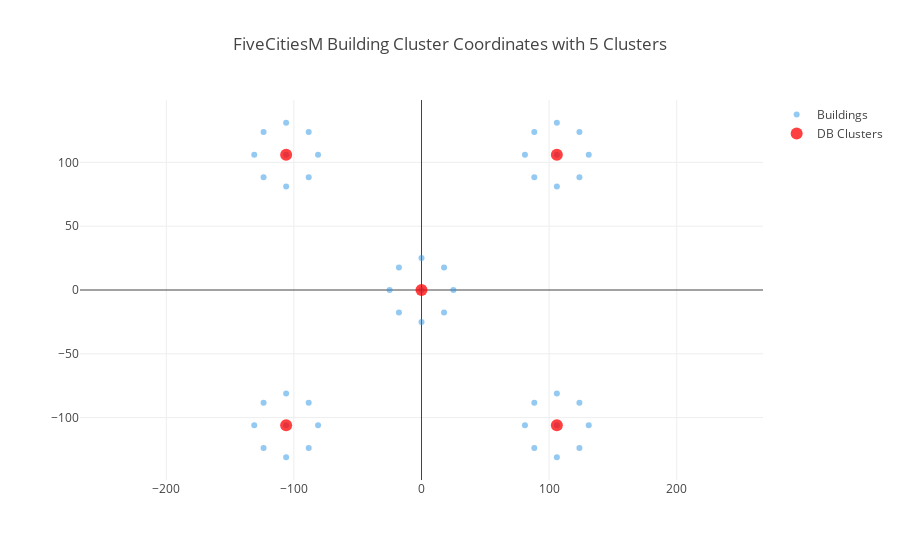

Notebook source saved alongside this figure:
### Markdown cell above
DB Scan

### Code cell
db = DBSCAN(50, 3).fit(buildings.as_matrix())

dbPointsLen = max(db.labels_)
dbNumClusters = dbPointsLen + 1


print("silhouette score: " + str(clusterEval(db.labels_)[0]))
print("calinski score: " + str(clusterEval(db.labels_)[1]))

clusterCenters, clusterPoints, points = createClusterCenters(db.labels_)

#Trace for color coding the clusters
dbTrace = colorClusterTrace(dbNumClusters, clusterPoints)

#Create a trace for the DBScan values with slightly larger dots than the buildings
dbCentersTrace = clusterCenterTrace(clusterCenters, 'DB Clusters')

#Plot result: doesn't use color coding trace because DBScan only uses small subset of buildings
points = [trace]
#points = []
#for x in range(len(dbTrace)):
#    points.append(dbTrace[x])
points.append(dbCentersTrace)
#Gets name of city from the name of the csv file
cityName = csvFileName.split("/")[1].split("_")[0]
#Plot
layout = go.Layout(title = cityName + ' Building Cluster Coordinates with ' + str(dbNumClusters) + ' Clusters',
                   yaxis = dict(scaleanchor="x", scaleratio=1))
iplot({
        "data": points,
        'layout': layout
        },
        )

### Figure 1 — Plotly figure (JSON) as saved in the notebook; plotly's stock layout.template omitted (floating-point values rounded to 4 significant figures)
{"data": [{"marker": {"color": "rgba(42, 147, 227, .50)", "size": 6}, "mode": "markers", "name": "Buildings", "type": "scatter", "x": [0, 25, 17.68, 0, -17.68, -25, -17.68, 0, 17.68, 106.1, 131.1, 123.7, 106.1, 88.39, 81.07, 88.39, 106.1, 123.7, -106.1, -81.07, -88.39, -106.1, -123.7, -131.1, -123.7, -106.1, -88.39, -106.1, -81.07, -88.39, -106.1, -123.7, -131.1, -123.7, -106.1, -88.39, 106.1, 131.1, 123.7, 106.1, 88.39, 81.07, 88.39, 106.1, 123.7], "y": [0, 0, 17.68, 25, 17.68, 0, -17.68, -25, -17.68, 106.1, 106.1, 123.7, 131.1, 123.7, 106.1, 88.39, 81.07, 88.39, 106.1, 106.1, 123.7, 131.1, 123.7, 106.1, 88.39, 81.07, 88.39, -106.1, -106.1, -88.39, -81.07, -88.39, -106.1, -123.7, -131.1, -123.7, -106.1, -106.1, -88.39, -81.07, -88.39, -106.1, -123.7, -131.1, -123.7]}, {"marker": {"color": "rgba(255, 0, 0, 0.75)", "size": 12}, "mode": "markers", "name": "DB Clusters", "type": "scatter", "x": [3.947e-16, 106.1, -106.1, -106.1, 106.1], "y": [3.947e-16, 106.1, 106.1, -106.1, -106.1]}], "layout": {"title": "FiveCitiesM Building Cluster Coordinates with 5 Clusters", "yaxis": {"scaleanchor": "x", "scaleratio": 1}}}
